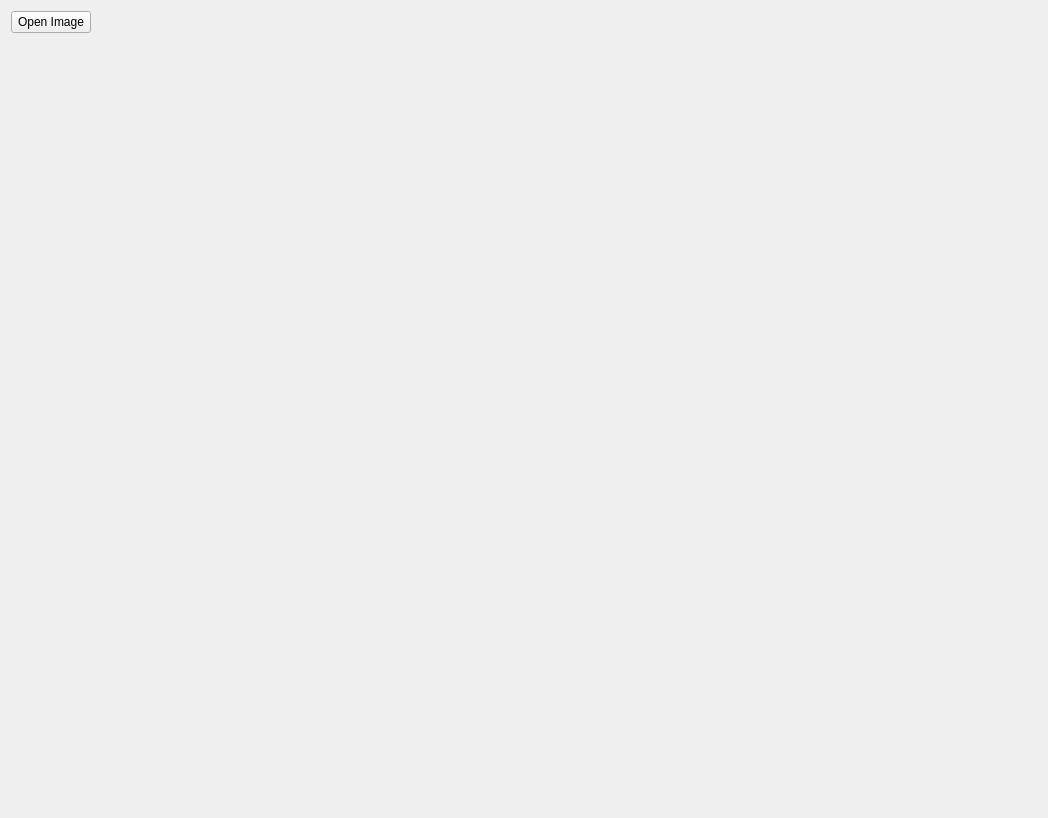
<?xml version="1.0" encoding="UTF-8"?>
<ui version="4.0">
 <class>MainWindow</class>
 <widget class="QWidget" name="MainWindow">
  <property name="geometry">
   <rect>
    <x>0</x>
    <y>0</y>
    <width>1048</width>
    <height>818</height>
   </rect>
  </property>
  <property name="windowTitle">
   <string>Test Application</string>
  </property>
  <layout class="QVBoxLayout" name="verticalLayout">
   <item alignment="Qt::AlignLeft">
    <widget class="QPushButton" name="imageButton">
     <property name="sizePolicy">
      <sizepolicy hsizetype="Preferred" vsizetype="Fixed">
       <horstretch>0</horstretch>
       <verstretch>0</verstretch>
      </sizepolicy>
     </property>
     <property name="minimumSize">
      <size>
       <width>72</width>
       <height>0</height>
      </size>
     </property>
     <property name="text">
      <string>Open Image</string>
     </property>
    </widget>
   </item>
   <item>
    <layout class="QHBoxLayout" name="horizontalLayout">
     <property name="spacing">
      <number>0</number>
     </property>
     <property name="sizeConstraint">
      <enum>QLayout::SetDefaultConstraint</enum>
     </property>
     <item>
      <widget class="MiracleViewer" name="imageLabel" native="true">
       <property name="text" stdset="0">
        <string/>
       </property>
      </widget>
     </item>
    </layout>
   </item>
  </layout>
 </widget>
 <customwidgets>
  <customwidget>
   <class>MiracleViewer</class>
   <extends>QWidget</extends>
   <header location="global">miracleviewer.h</header>
   <container>1</container>
  </customwidget>
 </customwidgets>
 <resources/>
 <connections/>
</ui>
